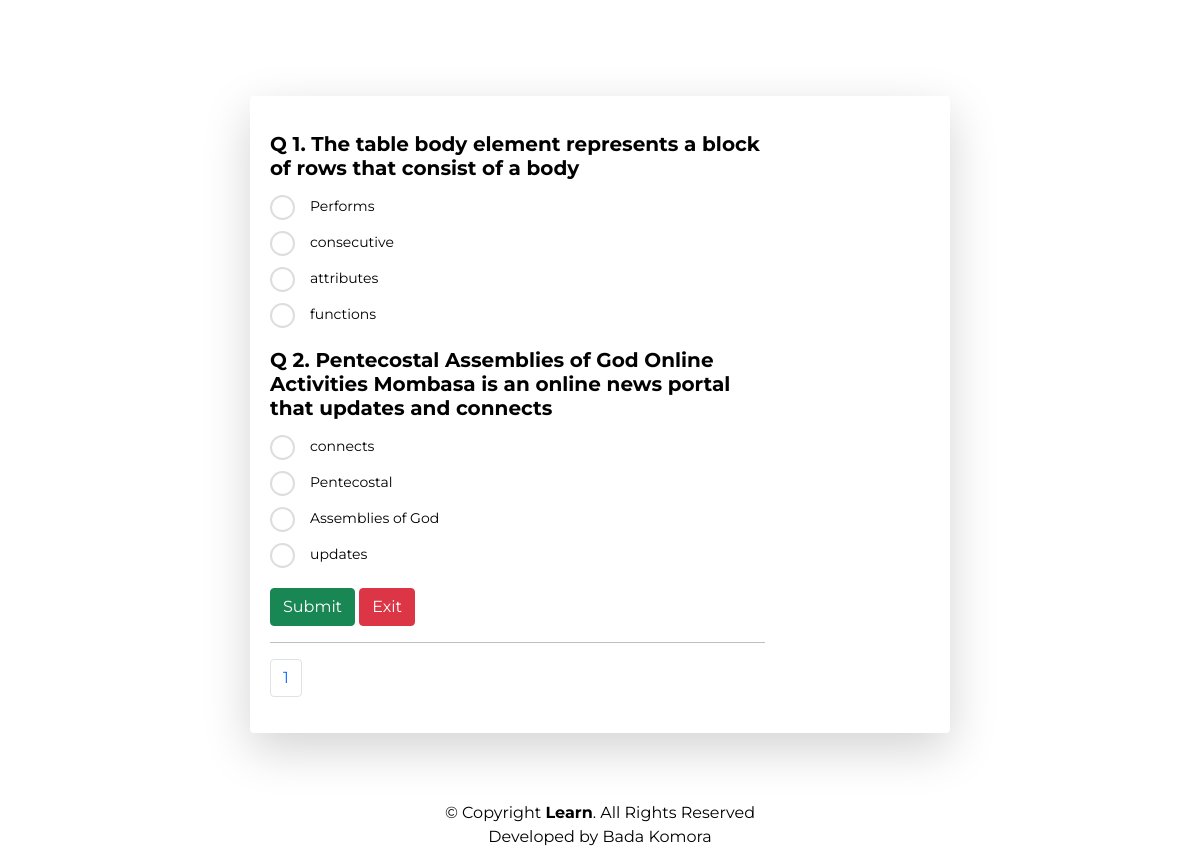
Page /retake/index.php?d=74 on the committed database.
### tables this page shows
CREATE TABLE `departments` (
  `id` int(11) NOT NULL,
  `department` varchar(50) NOT NULL
);

CREATE TABLE `questions` (
  `id` int(11) NOT NULL,
  `question` varchar(1000) NOT NULL,
  `choice1` varchar(50) NOT NULL,
  `choice2` varchar(50) NOT NULL,
  `choice3` varchar(50) NOT NULL,
  `choice4` varchar(50) NOT NULL,
  `answer` varchar(50) NOT NULL,
  `a_id` int(11) NOT NULL
);

### retake/index.php (the view, shortened to what this page needs)
<link href="https://cdn.jsdelivr.net/npm/bootstrap@5.0.2/dist/css/bootstrap.min.css" rel="stylesheet">
<html>
  <body>
      <?php
      include '../includes/conn.php';
      $id = $_GET['d'];
      $limit = 20;
      if (isset($_GET["page"])) {
      $page  = $_GET["page"];
      }
      else{
      $page=1;
      };
      $start_from = ($page-1) * $limit;
      $question = mysqli_query($con, "SELECT
      assessments.id as aid, assessments.assessment,
      questions.id as qid, questions.question, questions.choice1, questions.choice2, questions.choice3, questions.choice4, questions.answer, questions.a_id,
      departments.id, departments.department
      FROM departments
      INNER JOIN assessments on departments.id = assessments.d_id
      INNER JOIN questions on assessments.id = questions.a_id where questions.a_id = $id LIMIT $start_from, $limit
      "); ?>
                 <div class="container-fluid" style="font-family:georgia;">
                     <div class="jumbotron p-5">
                          <div class="container mt-sm-5 my-1 shadow-lg bg-white rounded">
                              <div class="question ml-sm-5 pl-sm-5 pt-2">
                                  <form action="../includes/sessionanswerupdate.php" method="POST">
                                  <?php
                                  $num = mysqli_num_rows($question);
                                  $i=1;
                                  if($num> 0){
                                  while($quest = mysqli_fetch_array($question)){
                                      ?>
                                  <div class="py-2 h5"><b>Q <?php echo $i;?>. <?php echo $quest['question']; ?> </b></div>
                                  <div class="ml-md-3 ml-sm-3 pl-md-5 pt-sm-0 pt-3" id="options">
                                          <label class="options"><?php echo $quest['choice1']?> <input type="radio" name="answer[<?php echo $i;?>]" id="answer" value="1" > <span class="checkmark"></span> </label>
                                          <label class="options"><?php echo $quest['choice2']?> <input type="radio" name="answer[<?php echo $i;?>]" id="answer" value="2" > <span class="checkmark"></span> </label>
                                          <label class="options"><?php echo $quest['choice3']?> <input type="radio" name="answer[<?php echo $i;?>]" id="answer" value="3" > <span class="checkmark"></span> </label>
                                          <label class="options"><?php echo $quest['choice4']?> <input type="radio" name="answer[<?php echo $i;?>]" id="answer" value="4" > <span class="checkmark"></span> </label>
                                  <?php $i++;  } ?>
                                  <button class="btn btn-success mt-2" name="submit" >Submit</button>
                                  <a href="../view/" class="btn btn-danger mt-2" name="submit" >Exit</a>
                                  </div>
                                  </form>
                              </div>
                              <hr>
                              <?php
                                 $result_db = mysqli_query($con,"SELECT COUNT($id) FROM questions where questions.a_id = $id ");
                                 $row_db = mysqli_fetch_row($result_db);
                                 $total_records = $row_db[0];
                                 $total_pages = ceil($total_records / $limit);
                                 $pagLink = "<ul class='pagination'>";
                                 for ($i=1; $i<=$total_pages; $i++) {
                                              $pagLink .= "<li class='page-item'><a class='page-link' href='./?d=".$id."&page=".$i."'>".$i."</a></li>";
                                 }
                                 echo $pagLink . "</ul>";
                              ?>
                          </div>
                     </div>
                 </div>
                 <?php } else{
                echo '<h6 class="alert alert-danger text-center mt-5">There is no current assessment to assess.</h6>';
              }
              ?>
<?php include '../includes/footer.php';?>
    </body>
</html>

### retake/index.php (style rules this page uses)
* { margin: 0; padding: 0; box-sizing: border-box }
body { background-color: white; }
.container { color: black; border-radius: 10px; padding: 20px; font-family: 'Montserrat', sans-serif; max-width: 700px }
.question { width: 75% }
.options { position: relative; padding-left: 40px; }
#options label { display: block; margin-bottom: 15px; font-size: 14px; cursor: pointer; }
.checkmark { position: absolute; top: -1px; left: 0; height: 25px; width: 25px; background:white; border: 2px solid #ddd; border-radius: 50%; }
.options .checkmark:after { content: ""; width: 10px; height: 10px; display: block; background:black; position: absolute; top: 50%; left: 50%; border-radius: 50%; transform: translate(-50%, -50%) scale(0); transition: 300ms ease-in-out 0s; }

### rows in the picture
departments: questions.question "The table body element represents a block of rows that consist of a body", questions.choice1 "Performs", questions.choice2 "consecutive", questions.choice3 "attributes", questions.choice4 "functions", questions.question "Pentecostal Assemblies of God Online Activities Mombasa is an online news portal that updates and connects", questions.choice1 "connects", questions.choice2 "Pentecostal", questions.choice3 "Assemblies of God", questions.choice4 "updates"
